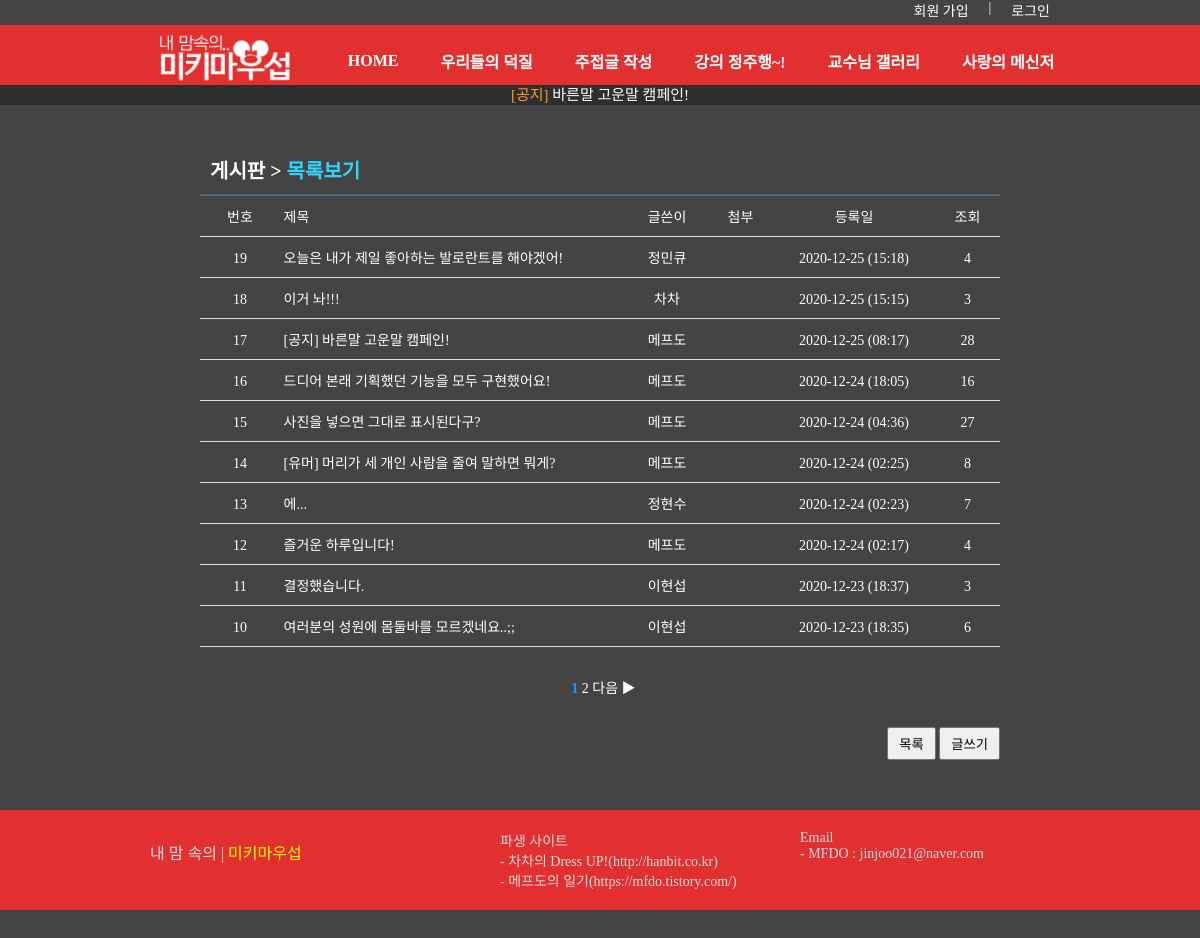
Before: /board_list.php with the older database file.
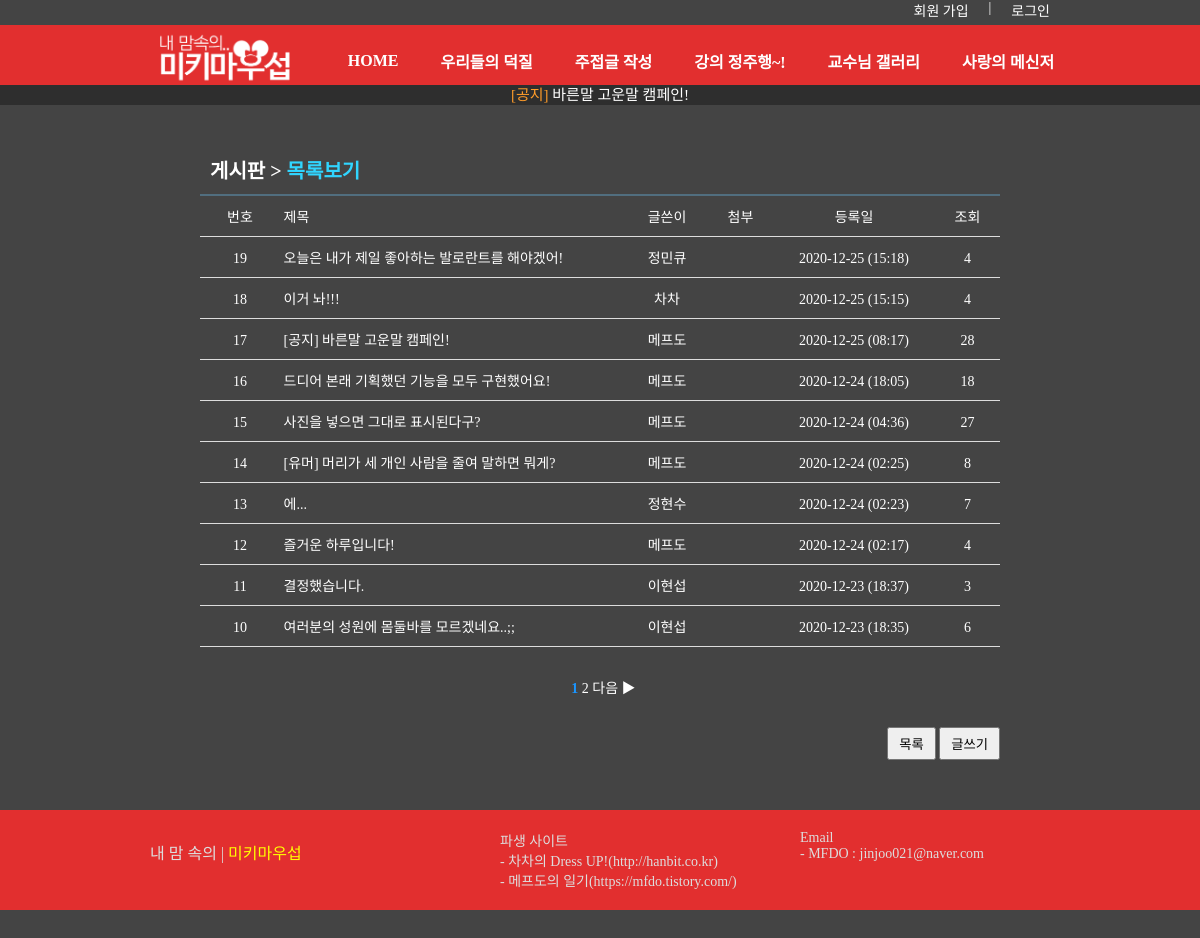
After: the same page with the newer database file.
### tables this page shows
CREATE TABLE `board` (
  `num` int(11) NOT NULL,
  `id` char(15) NOT NULL,
  `name` char(10) NOT NULL,
  `subject` char(200) NOT NULL,
  `content` longtext NOT NULL,
  `regist_day` char(20) NOT NULL,
  `hit` int(11) NOT NULL,
  `file_name` char(40) DEFAULT NULL,
  `file_type` char(40) DEFAULT NULL,
  `file_copied` char(40) DEFAULT NULL,
  `page` int(11) DEFAULT NULL
);

### board_list.php (the view, shortened to what this page needs)
<!DOCTYPE html>
<html>
<head>
<link rel="stylesheet" type="text/css" href="./css/common.css">
<link rel="stylesheet" type="text/css" href="./css/board.css">
</head>
<body bgcolor="#444" style="color: #fff">
<header>
    <?php include "header.php";?>
</header>
<section>
   	<div id="board_box">
	    <h3>
	    	게시판 > <a style="color: #30d5ff;"> 목록보기 </a>
		</h3>
	    <ul id="board_list">
				<li>
					<span class="col1">번호</span>
					<span class="col2">제목</span>
					<span class="col3">글쓴이</span>
					<span class="col4">첨부</span>
					<span class="col5">등록일</span>
					<span class="col6">조회</span>
				</li>
<?php
	if (isset($_GET["page"]))
		$page = $_GET["page"];
	else
		$page = 1;
		$con = mysqli_connect("localhost", "mfdo", "wlswn772##", "mfdo");
	$sql = "select * from board order by num desc";
	$result = mysqli_query($con, $sql);
	$total_record = mysqli_num_rows($result);
	$scale = 10;
	if ($total_record % $scale == 0)
		$total_page = floor($total_record/$scale);
	else
		$total_page = floor($total_record/$scale) + 1;
	$start = ($page - 1) * $scale;
	$number = $total_record - $start;
   for ($i=$start; $i<$start+$scale && $i < $total_record; $i++)
   {
      mysqli_data_seek($result, $i);
      $row = mysqli_fetch_array($result);
	  $num         = $row["num"];
	  $name        = $row["name"];
	  $subject     = $row["subject"];
      $regist_day  = $row["regist_day"];
	  $hit         = $row["hit"];
?>
				<li>
					<span class="col1"><?=$number?></span>
					<span class="col2"><a href="board_view.php?num=<?=$num?>&page=<?=$page?>" style="color: #fff"><?=$subject?></a></span>
					<span class="col3"><?=$name?></span>
					<span class="col5"><?=$regist_day?></span>
					<span class="col6"><?=$hit?></span>
				</li>
<?php
   	   $number--;
   }
?>
	    	</ul>
			<ul id="page_num">
<?php
	if ($total_page>=2 && $page >= 2)
	{
		$new_page = $page-1;
		echo "<li><a href='board_list.php?page=$new_page'  style='color: #fff'>◀ 이전</a> </li>";
	}
	else
		echo "<li>&nbsp;</li>";
   	for ($i=1; $i<=$total_page; $i++)
   	{
		if ($page == $i)
		{
			echo "<li style='color: #1a95ff; font-size: 14px;'><b> $i </b></li>";
		}
		else
		{
			echo "<li><a href='board_list.php?page=$i' style='color: #fff'> $i </a><li>";
		}
   	}
   	if ($total_page>=2 && $page != $total_page)
   	{
		$new_page = $page+1;
		echo "<li> <a href='board_list.php?page=$new_page' style='color: #fff'>다음 ▶</a> </li>";
	}
	else
		echo "<li>&nbsp;</li>";
?>
			</ul>
			<ul class="buttons">
				<li><button onclick="location.href='board_list.php'">목록</button></li>
				<li>
<?php
    if($userid) {
?>
					<button onclick="location.href='board_form.php'">글쓰기</button>
<?php
	} else {
?>
					<a href="javascript:alert('로그인 후 이용해 주세요!')"><button>글쓰기</button></a>
<?php
	}
?>
				</li>
			</ul>
	</div>
</section>
<footer>
    <?php include "footer.php";?>
</footer>
</body>
</html>

### header.php (shortened to what this page needs)
<?php
    if (isset($_SESSION["userid"])) $userid = $_SESSION["userid"];
    else $userid = "";
?>
        <div id="">
            <ul id="">
<?php
    if(!$userid) {
?>
                <li id="header_set"><a href="member_form.php"style="color: #fff">회원 가입</a> | <a href="login_form.php"style="color: #fff">로그인</a></li>
<?php
    }
?>
<?php
    $print = "";
?>
            </ul>
        </div>
        <div id="menu_bar"style="color: #fff">
            <table border="0">
                <th><a href="index.php"><img src="./img/main_logo.png" style="width: 160px"></a></th>
                <th><a href="index.php" class="title wave"><span>HOME</span></a></th>
                <th><a href="board_list.php" class="title wave"><span>우리들의 덕질</span></a></th>
                <th><a href="board_form.php" class="title wave"><span>주접글 작성</span></a></th>
                <th><a href="video_gallery.php" class="title wave"><span>강의 정주행~!</span></a></th>
                <th><a href="image_gallery.php" class="title wave"><span>교수님 갤러리</span></a></th>
                <th><a href="message_form.php" class="title wave"><span>사랑의 메신저<?php echo "$print"?></span></a></th>
            </table>
        </div>
        <?php
            $con = mysqli_connect("localhost", "mfdo", "wlswn772##", "mfdo");
            $sql = "select * from notice";
            $result = mysqli_query($con, $sql);
            $total_record = mysqli_num_rows($result);
            $count = 0;
            $link_list = array();
            $title_list = array();
            for ($i=0; $i<$total_record; $i++)
            {
                mysqli_data_seek($result, $i);
                $row = mysqli_fetch_array($result);
                $title_list[$count] = $row["title"];
                $link_list[$count++] = $row["link"];
            }
        ?>
        <div style="margin-bottom: 50px;">
            <div class="animated-text">
                <?php
                    for($i = 0; $i < $total_record; $i++) {
                        $str = <<<LINK
                        <div class="line"><a href="$link_list[$i]" style="color: #ff9c2a;">[공지] <span style="color:#fff;">$title_list[$i]</span></a></div>
                        LINK;
                        echo $str;
                    }
                ?>
            </div>
        </div>

### footer.php
<div id="footer_content">
            <p id="footer_logo">내 맘 속의 | <span>미키마우섭</span></p>
            <ul id="download">
                <li>파생 사이트</li>
                <li>- 차차의 Dress UP!(<a>http://hanbit.co.kr</a>)</li>
                <li>- 메프도의 일기(<a>https://mfdo.tistory.com/</a>)</li>
            </ul>
            <ul id="author">
                <li> Email </li>
                <li>- MFDO : jinjoo021@naver.com</li>
            </ul>
        </div>

### css/common.css (style rules this page uses)
* { padding: 0; margin: 0; }
body { font-family: "Nanum Gothic"; font-size: 14px; }
img { border: 0; }
ul { list-style-type: none; }
a { display: inline-block; text-decoration: none; }
a:link { text-decoration:none; color: #222222; }
#header_set { display: flex; justify-content: flex-end; margin-right: 130px; font-size: 14px; font-weight: 500; }
#header_set a { margin: 0px 20px 5px 20px; }
#menu_bar { height: 70px; background-color: #e22f2f; font-size: 16px; }
#menu_bar table { margin: 0 auto; }
#menu_bar th { padding: 0px 20px 0px 20px; font-size: 16px; font-weight: 600; }
#menu_bar a:link { color: white; }
.title { display: inline-block; cursor: pointer; }
.title span { display: inline-block; }
.animated-text { color: #ff9c2a; position: absolute; transform: translate(-50%,-50%); margin-left: 50%; background: #2e2e2e; height: 20px; width: 100%; overflow: hidden; }
.line { text-transform: uppercase; text-align: center; font-size: 15px; line-height: 20px; }
.line:first-child { animation: a 20s infinite; }
footer { height: 100px; background-color: #e22f2f; height: 100px; position : relative; transform : translateY(-100%); margin-top: 150px; }
#footer_content { position: relative; width: 1000px; margin: 0 auto; color: #dddddd; }
#footer_logo { position: absolute; top: 30px; left: 50px; font-size: 16px; }
#footer_logo span { color: yellow; }
#download { position: absolute; top: 20px; left: 400px; }
#author { position: absolute; top: 20px; left: 700px; }

### css/board.css (style rules this page uses)
#board_box { position: relative; width: 800px; margin: 0 auto; }
#board_box h3 { margin-top: 30px; padding: 10px; border-bottom: solid 2px #516e7f; font-size: 20px; }
#board_box .buttons { text-align: right; margin: 20px 0 40px 0; }
#board_box .buttons li { display: inline; }
#board_box .buttons button { padding: 5px 10px; cursor: pointer; }
#board_list li { padding: 10px 0; border-bottom: solid 1px #dddddd; }
#board_list span { display: inline-block; text-align: center; }
#board_list .col1 { width: 80px; }
#board_list .col2 { width: 330px; text-align: left; }
#board_list .col3 { width: 100px; }
#board_list .col4 { width: 40px; }
#board_list .col5 { width: 180px; }
#board_list .col6 { width: 40px; }
#page_num { text-align: center; margin: 30px 0 }
#page_num li { display: inline; }
#board_box { width: 800px; margin: 0 auto; }

Changed rows visible on the page:
changed board "이거 놔!!!": hit "3" → "4"
changed board "드디어 본래 기획했던 기능을 모두 구현했어요!": hit "16" → "18"
